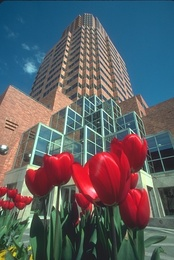
%> input picture ENGN2605/Zhuo Wang_lab03/bds1.jpg, 174 x 260 px, shrunk from 321 x 481 before the run
$ octave P2.m   (GNU Octave 9; MATLAB toolbox functions it lacks are replaced by stand-ins)
%> lines starting %> are read from the running program, lines starting %| are printed output that depends on the picture
close all;
clc;
clear;

I1 = imread("bds1.jpg");
%> I1 is the input picture: size 260x174x3 uint8; mean R, G, B 93.8, 96, 100.5
I2 = imread("bds2.jpg");
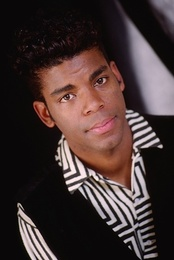
%> input picture ENGN2605/Zhuo Wang_lab03/bds2.jpg, 174 x 260 px, shrunk from 321 x 481 before the run
%> I2 is the input picture: size 260x174x3 uint8; mean R, G, B 67.5, 51.8, 50.4
I3 = imread("bds3.jpg");
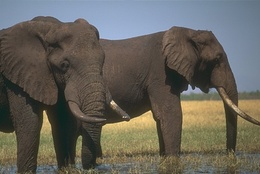
%> input picture ENGN2605/Zhuo Wang_lab03/bds3.jpg, 260 x 174 px, shrunk from 481 x 321 before the run
%> I3 is the input picture: size 174x260x3 uint8; mean R, G, B 101.3, 98.3, 90.1
I4 = imread("bds4.jpg");
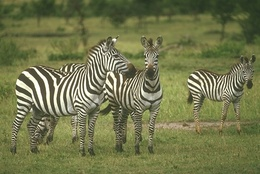
%> input picture ENGN2605/Zhuo Wang_lab03/bds4.jpg, 260 x 174 px, shrunk from 481 x 321 before the run
%> I4 is the input picture: size 174x260x3 uint8; mean R, G, B 114.5, 118.5, 77
I5 = imread("bds5.jpg");
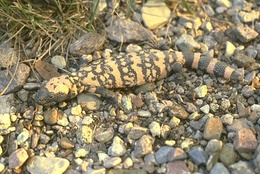
%> input picture ENGN2605/Zhuo Wang_lab03/bds5.jpg, 260 x 174 px, shrunk from 481 x 321 before the run
%> I5 is the input picture: size 174x260x3 uint8; mean R, G, B 146.7, 135.1, 106.1
I6 = imread("bds6.jpg");
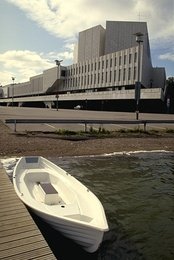
%> input picture ENGN2605/Zhuo Wang_lab03/bds6.jpg, 174 x 260 px, shrunk from 321 x 481 before the run
%> I6 is the input picture: size 260x174x3 uint8; mean R, G, B 120.2, 116.4, 102.9


i1 = intensity_edge_detector(I1, 3);
i2 = intensity_edge_detector(I2, 4);
i3 = intensity_edge_detector(I3, 3);
i4 = intensity_edge_detector(I4, 8);
i5 = intensity_edge_detector(I5, 18.5);
i6 = intensity_edge_detector(I6, 3);

figure()
subplot(1,2,1);
imshow(I1);
subplot(1,2,2);
imshow(i1);
title('edge img (binary edge by thresholding)');

figure()
subplot(1,2,1);
imshow(I2);
subplot(1,2,2);
imshow(i2);
title('edge img (binary edge by thresholding)');

figure()
subplot(1,2,1);
imshow(I3);
subplot(1,2,2);
imshow(i3);
title('edge img (binary edge by thresholding)');

figure()
subplot(1,2,1);
imshow(I4);
subplot(1,2,2);
imshow(i4);
title('edge img (binary edge by thresholding)');

figure()
subplot(1,2,1);
imshow(I5);
subplot(1,2,2);
imshow(i5);
title('edge img (binary edge by thresholding)');

figure()
subplot(1,2,1);
imshow(I6);
subplot(1,2,2);
imshow(i6);
title('edge img (binary edge by thresholding)');


function edge_img = intensity_edge_detector(image,threshold)
%> called with threshold = 3
    if size(image, 3) == 3
        image = double(rgb2gray(image));
    else
        image = double(image);
    end

    fs31 = fspecial('gaussian', 3, 1.0);

    image = imfilter(image, fs31, 'same');

    [dy,dx] = gradient(image);

    M = sqrt(dx.^2+dy.^2);

    figure();
    imshow(M);
    title('Magnitude Map M');

    figure();
    quiver(dy, dx);

    gdm = atan2(dy, dx);
    directions = [0, pi/4, pi/2, 3*pi/4, pi, -3*pi/4, -pi/2, -pi/4];

    [rows, cols] = size(M);
%> rows = 260; cols = 174

    for i = 2:rows-1
        for j = 2:cols-1

            [~, index] = min(abs(gdm(i, j) - directions));

            if index == 1 || index == 5
                q = M(i, j+1);
                q_bar = M(i, j-1);
            elseif index == 2 || index == 6
                q = M(i-1, j+1);
                q_bar = M(i+1, j-1);
            elseif index == 3 || index == 7
                q = M(i-1, j);
                q_bar = M(i+1, j);
            else
                q = M(i-1, j-1);
                q_bar = M(i+1, j+1);
            end

            if M(i, j) < max(q, q_bar)
                M(i, j) = 0;
            end
        end
    end
%> after the loop, q = 36.18; q_bar = 35.75

    figure();
    imshow(M);

    edge_img = M > threshold;
%> edge_img: size 260x174 logical; 20.3% white in thin lines or dots
%> in intensity_edge_detector (call 2), `edge_img = M > threshold;`: edge_img: size 260x174 logical; 11.5% white in thin lines or dots
%> in intensity_edge_detector (call 3), `edge_img = M > threshold;`: edge_img: size 174x260 logical; 16.7% white in thin lines or dots
%> call 4 of intensity_edge_detector, with threshold = 8
%> after the loop in intensity_edge_detector (call 4), `for i = 2:rows-1`:
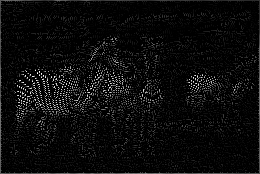
%> M: size 174x260 double; min 0, max 77.13, mean 3.7; drawn with min black and max white
%> after the loop in intensity_edge_detector (call 4), `for i = 2:rows-1`: q = 25.22; q_bar = 26.83
%> in intensity_edge_detector (call 4), `edge_img = M > threshold;`: edge_img: size 174x260 logical; 13.6% white in thin lines or dots
%> call 5 of intensity_edge_detector, with threshold = 18.5
%> in intensity_edge_detector (call 5), `image = imfilter(image, fs31, 'same');`:
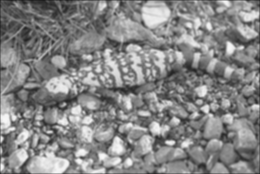
%> image: size 174x260 double; min 29.18, max 247.5, mean 134.6
%> after the loop in intensity_edge_detector (call 5), `for i = 2:rows-1`: q = 32.13; q_bar = 36.96

end
